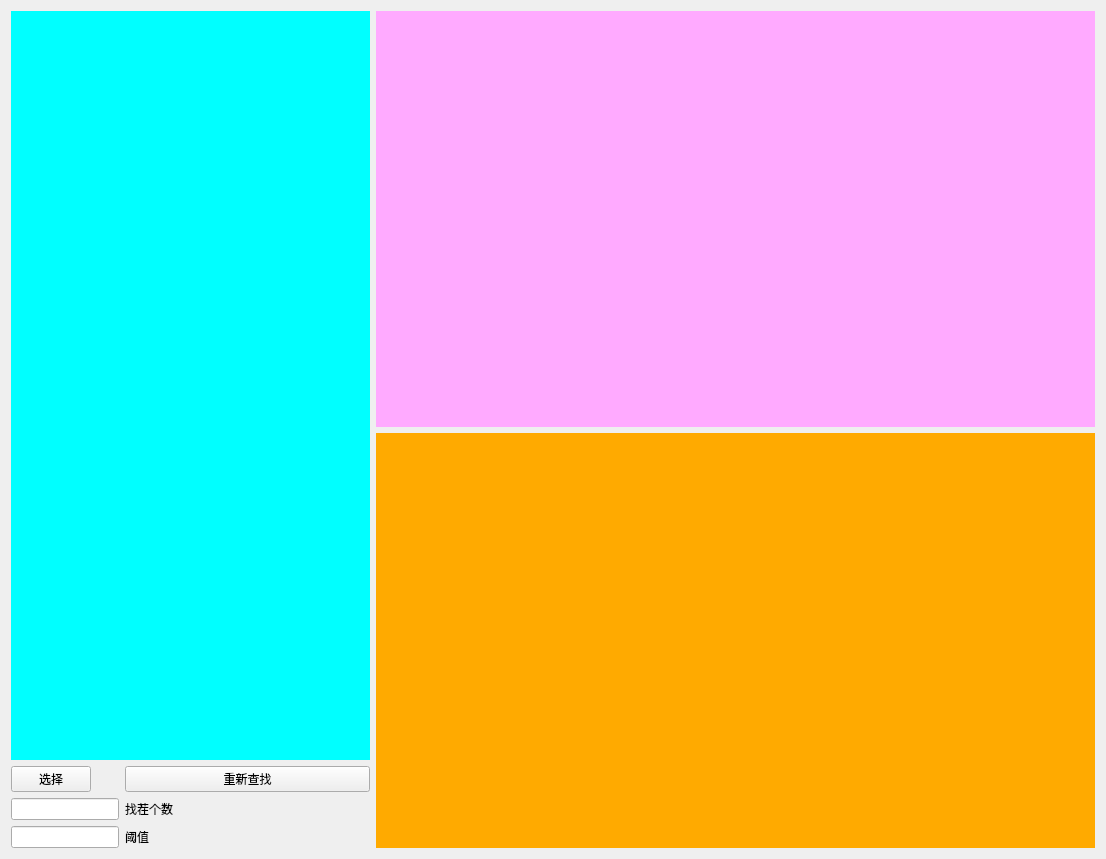
<?xml version="1.0" encoding="UTF-8"?>
<ui version="4.0">
 <class>QtGuiApplication1Class</class>
 <widget class="QMainWindow" name="QtGuiApplication1Class">
  <property name="geometry">
   <rect>
    <x>0</x>
    <y>0</y>
    <width>1106</width>
    <height>859</height>
   </rect>
  </property>
  <property name="windowTitle">
   <string>QtGuiApplication1</string>
  </property>
  <widget class="QWidget" name="centralWidget">
   <layout class="QHBoxLayout" name="horizontalLayout" stretch="1,2">
    <item>
     <layout class="QVBoxLayout" name="verticalLayout_2" stretch="1,0">
      <item>
       <widget class="QLabel" name="label">
        <property name="styleSheet">
         <string notr="true">background-color: rgb(0, 255, 255);</string>
        </property>
        <property name="text">
         <string/>
        </property>
       </widget>
      </item>
      <item>
       <layout class="QFormLayout" name="formLayout">
        <item row="0" column="0">
         <widget class="QPushButton" name="pushButton">
          <property name="text">
           <string>选择</string>
          </property>
         </widget>
        </item>
        <item row="1" column="0">
         <widget class="QLineEdit" name="lineEdit"/>
        </item>
        <item row="2" column="0">
         <widget class="QLineEdit" name="lineEdit_2"/>
        </item>
        <item row="1" column="1">
         <widget class="QLabel" name="label_3">
          <property name="text">
           <string>找茬个数</string>
          </property>
         </widget>
        </item>
        <item row="0" column="1">
         <widget class="QPushButton" name="pushButton_2">
          <property name="text">
           <string>重新查找</string>
          </property>
         </widget>
        </item>
        <item row="2" column="1">
         <widget class="QLabel" name="label_4">
          <property name="text">
           <string>阈值</string>
          </property>
         </widget>
        </item>
       </layout>
      </item>
     </layout>
    </item>
    <item>
     <layout class="QVBoxLayout" name="verticalLayout">
      <item>
       <widget class="QLabel" name="label_Respon">
        <property name="styleSheet">
         <string notr="true">background-color: rgb(255, 170, 255);</string>
        </property>
        <property name="text">
         <string/>
        </property>
       </widget>
      </item>
      <item>
       <widget class="QLabel" name="label_2">
        <property name="styleSheet">
         <string notr="true">background-color: rgb(255, 170, 0);</string>
        </property>
        <property name="text">
         <string/>
        </property>
       </widget>
      </item>
     </layout>
    </item>
   </layout>
  </widget>
 </widget>
 <layoutdefault spacing="6" margin="11"/>
 <resources>
  <include location="QtGuiApplication1.qrc"/>
 </resources>
 <connections>
  <connection>
   <sender>pushButton</sender>
   <signal>clicked(bool)</signal>
   <receiver>QtGuiApplication1Class</receiver>
   <slot>openfiledialog()</slot>
   <hints>
    <hint type="sourcelabel">
     <x>85</x>
     <y>725</y>
    </hint>
    <hint type="destinationlabel">
     <x>523</x>
     <y>86</y>
    </hint>
   </hints>
  </connection>
  <connection>
   <sender>pushButton_2</sender>
   <signal>clicked(bool)</signal>
   <receiver>QtGuiApplication1Class</receiver>
   <slot>regist()</slot>
   <hints>
    <hint type="sourcelabel">
     <x>431</x>
     <y>710</y>
    </hint>
    <hint type="destinationlabel">
     <x>426</x>
     <y>655</y>
    </hint>
   </hints>
  </connection>
 </connections>
 <slots>
  <slot>openfiledialog()</slot>
  <slot>regist()</slot>
 </slots>
</ui>
